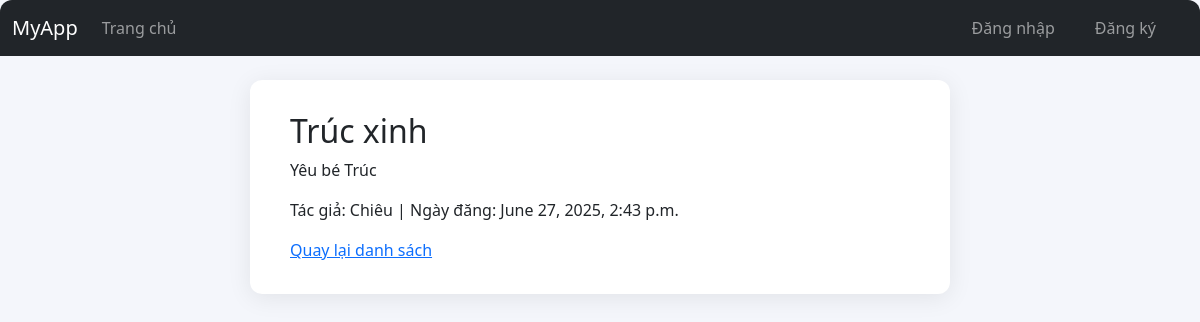
Screenshot of /post/12/ with the database file from the repository.
### myapp/models.py (models this page shows, shortened)
class Post(models.Model):
    title = models.CharField(max_length=200)
    content = models.TextField()
    created_at = models.DateTimeField(auto_now_add=True)
    updated_at = models.DateTimeField(auto_now=True)
    author = models.ForeignKey(User, on_delete=models.CASCADE, related_name='posts')

### myapp/views.py (the view)
# urls.py: path('post/<int:pk>/', views.post_detail, name='post_detail'),
def post_detail(request, pk):
    post = get_object_or_404(Post, pk=pk)
    return render(request, 'myapp/post_detail.html', {'post': post})

### myapp/templates/myapp/post_detail.html
{% extends 'myapp/base.html' %}
{% block content %}
  <h2>{{ post.title }}</h2>
  <p>{{ post.content }}</p>
  <p>Tác giả: {{ post.author.username }} | Ngày đăng: {{ post.created_at }}</p>
  <a href="{% url 'post_list' %}">Quay lại danh sách</a>
{% endblock %}

### myapp/static/myapp/style.css (style rules this page uses)
body { background: #f4f6fb; font-family: 'Segoe UI', Arial, sans-serif; margin: 0; padding: 0; }

### rows the page displays
Post: title "Trúc xinh", content "Yêu bé Trúc", author.username "Chiêu", created_at "June 27, 2025, 2:43 p.m."
